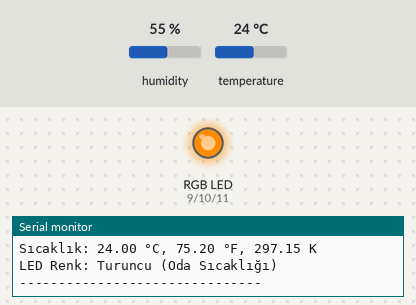
A sketch run on a simulated Arduino Uno, built with avr-gcc and run on an emulated ATmega328P. On the bench: an RGB LED mixed from three pins (HIGH = lit), the last lines printed to the serial monitor. Inputs (shaded band) come from the test bench; at power-on: temperature 24 °C, humidity 55 %. Dim RGB values are drawn brighter than linear.

Above: at 6.8 s.
6.9 s: temperature set to 12 °C
At 10.7 s:
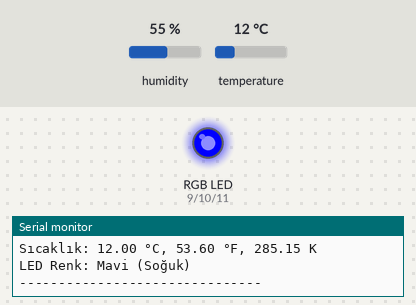
12.3 s: temperature set to 19 °C
At 14.8 s:
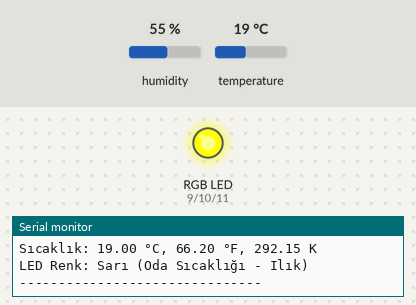
17.7 s: temperature set to 28 °C
At 19.0 s:
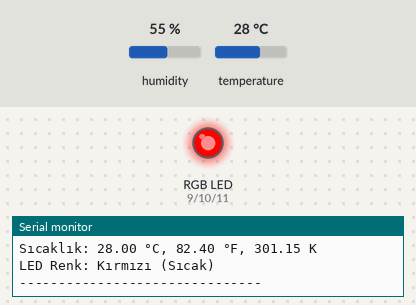
23.1 s: temperature set to 33 °C
At 26.3 s:
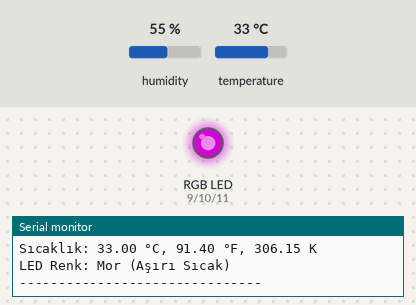
28.5 s: temperature set to 17 °C
At 30.6 s:
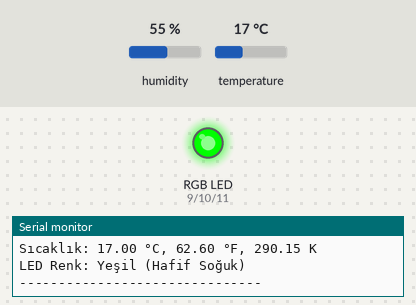
33.9 s: temperature set to 41 °C
At 34.8 s:
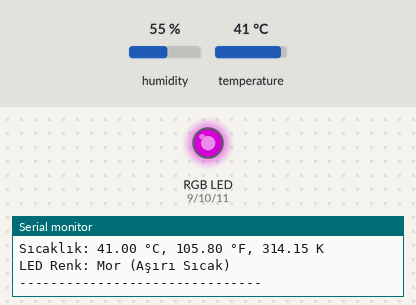
Timing chart, 0 to 36.9 s (numbered marks = the images above; inputs shaded):
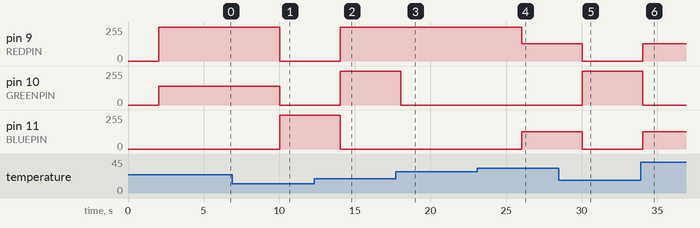

Measured:
- after the input at 6.9 s, pin 9 (REDPIN): 255/255 → 0/255 after 3.1 s; pin 10 (GREENPIN): 140/255 → 0/255 after 3.1 s; pin 11 (BLUEPIN): 0/255 → 255/255 after 3.1 s
- after the input at 12.3 s, pin 9 (REDPIN), pin 10 (GREENPIN): 0/255 → 255/255 after 1.7 s; pin 11 (BLUEPIN): 255/255 → 0/255 after 1.7 s
- after the input at 17.7 s, pin 10 (GREENPIN): 255/255 → 0/255 after 0.33 s
- after the input at 23.1 s, pin 9 (REDPIN): 255/255 → 128/255 after 2.9 s; pin 11 (BLUEPIN): 0/255 → 128/255 after 2.9 s
- after the input at 28.5 s, pin 9 (REDPIN), pin 11 (BLUEPIN): 128/255 → 0/255 after 1.5 s; pin 10 (GREENPIN): 0/255 → 255/255 after 1.5 s
- after the input at 33.9 s, pin 9 (REDPIN), pin 11 (BLUEPIN): 0/255 → 128/255 after 0.13 s; pin 10 (GREENPIN): 255/255 → 0/255 after 0.13 s

The sketch:

ledweather.ino
```cpp
#include <DHT.h>

// DHT sensör ayarları
#define DHTPIN 2
#define DHTTYPE DHT11
DHT dht(DHTPIN, DHTTYPE);

// RGB LED pinleri
#define REDPIN 9
#define GREENPIN 10
#define BLUEPIN 11

// Zamanlama değişkenleri
unsigned long previousMillis = 0;
const long interval = 2000; // 2 saniye aralık

void setup() {
  Serial.begin(9600);
  dht.begin();

  pinMode(REDPIN, OUTPUT);
  pinMode(GREENPIN, OUTPUT);
  pinMode(BLUEPIN, OUTPUT);

  Serial.println("Hava Durumu Sistemi Başlatıldı!");
}

void loop() {
  unsigned long currentMillis = millis();

  if (currentMillis - previousMillis >= interval) {
    previousMillis = currentMillis;

    // Sıcaklık değerlerini oku
    float celsius = dht.readTemperature();
    float fahrenheit = dht.readTemperature(true);
    float kelvin = celsius + 273.15;

    if (isnan(celsius)) {
      Serial.println("DHT sensör verisi alınamadı! Sensörü kontrol edin.");
      setColor(0, 0, 255); // Hata için mavi
    } else {
      Serial.print("Sıcaklık: ");
      Serial.print(celsius);
      Serial.print(" °C, ");
      Serial.print(fahrenheit);
      Serial.print(" °F, ");
      Serial.print(kelvin);
      Serial.println(" K");

      // Sıcaklığa göre LED rengini ve açıklamayı ayarla
      if (celsius <= 15) {
        setColor(0, 0, 255); // Mavi
        Serial.println("LED Renk: Mavi (Soğuk)");
      } else if (celsius > 15 && celsius <= 18) {
        setColor(0, 255, 0); // Yeşil
        Serial.println("LED Renk: Yeşil (Hafif Soğuk)");
      } else if (celsius > 18 && celsius <= 22) {
        setColor(255, 255, 0); // Sarı
        Serial.println("LED Renk: Sarı (Oda Sıcaklığı - Ilık)");
      } else if (celsius > 22 && celsius <= 25) {
        setColor(255, 140, 0); // Turuncu
        Serial.println("LED Renk: Turuncu (Oda Sıcaklığı)");
      } else if (celsius > 25 && celsius <= 30) {
        setColor(255, 0, 0); // Kırmızı
        Serial.println("LED Renk: Kırmızı (Sıcak)");
      } else {
        setColor(128, 0, 128); // Mor
        Serial.println("LED Renk: Mor (Aşırı Sıcak)");
      }
      Serial.println("-------------------------------");
    }
  }
}

// RGB LED için renk ayar fonksiyonu
void setColor(int red, int green, int blue) {
  analogWrite(REDPIN, red);
  analogWrite(GREENPIN, green);
  analogWrite(BLUEPIN, blue);
}
```
